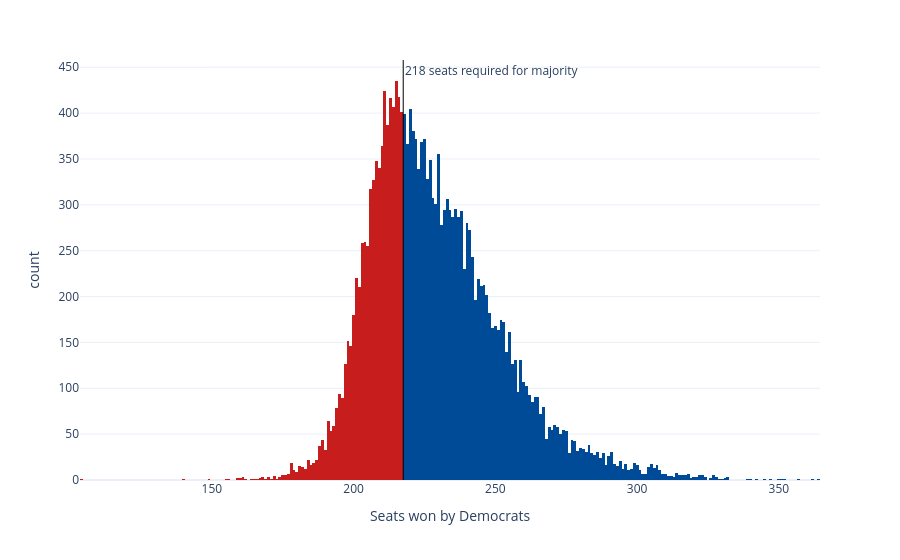

The code cell stored with this chart in its notebook:
### Code cell
sims_hist = px.histogram(seat_sims, x='seats', nbins=np.unique(seat_sims['seats']).shape[0]*2, color='winner',
                         color_discrete_map={'Democrats': '#004b97', 'Republicans': '#c71e1d'},
                         labels={'seats':'Seats won by Democrats', 'winner': 'Winner'}, template='plotly_white')
sims_hist.update_traces(showlegend=False)
sims_hist.add_vline(x=217.5, line_width=1, line_color='black', annotation_text='218 seats required for majority', 
                    annotation_position='top right')
sims_hist

### Figure 1 — Plotly figure (JSON) as saved in the notebook; plotly's stock layout.template omitted (floating-point values rounded to 4 significant figures; data arrays with more than 128 entries replaced by an {"elided": "..."} marker saying what was removed)
{"data": [{"bingroup": "x", "hovertemplate": "Winner=Republicans<br>Seats won by Democrats=%{x}<br>count=%{y}<extra></extra>", "legendgroup": "Republicans", "marker": {"color": "#c71e1d", "pattern": {"shape": ""}}, "name": "Republicans", "nbinsx": 376, "orientation": "v", "showlegend": false, "type": "histogram", "x": {"elided": "7153 int values"}, "xaxis": "x", "yaxis": "y"}, {"bingroup": "x", "hovertemplate": "Winner=Democrats<br>Seats won by Democrats=%{x}<br>count=%{y}<extra></extra>", "legendgroup": "Democrats", "marker": {"color": "#004b97", "pattern": {"shape": ""}}, "name": "Democrats", "nbinsx": 376, "orientation": "v", "showlegend": false, "type": "histogram", "x": {"elided": "12847 int values"}, "xaxis": "x", "yaxis": "y"}], "layout": {"annotations": [{"showarrow": false, "text": "218 seats required for majority", "x": 217.5, "xanchor": "left", "xref": "x", "y": 1, "yanchor": "top", "yref": "y domain"}], "barmode": "relative", "legend": {"title": {"text": "Winner"}, "tracegroupgap": 0}, "margin": {"t": 60}, "shapes": [{"line": {"color": "black", "width": 1}, "type": "line", "x0": 217.5, "x1": 217.5, "xref": "x", "y0": 0, "y1": 1, "yref": "y domain"}], "xaxis": {"anchor": "y", "domain": [0, 1], "title": {"text": "Seats won by Democrats"}}, "yaxis": {"anchor": "x", "domain": [0, 1], "title": {"text": "count"}}}}
